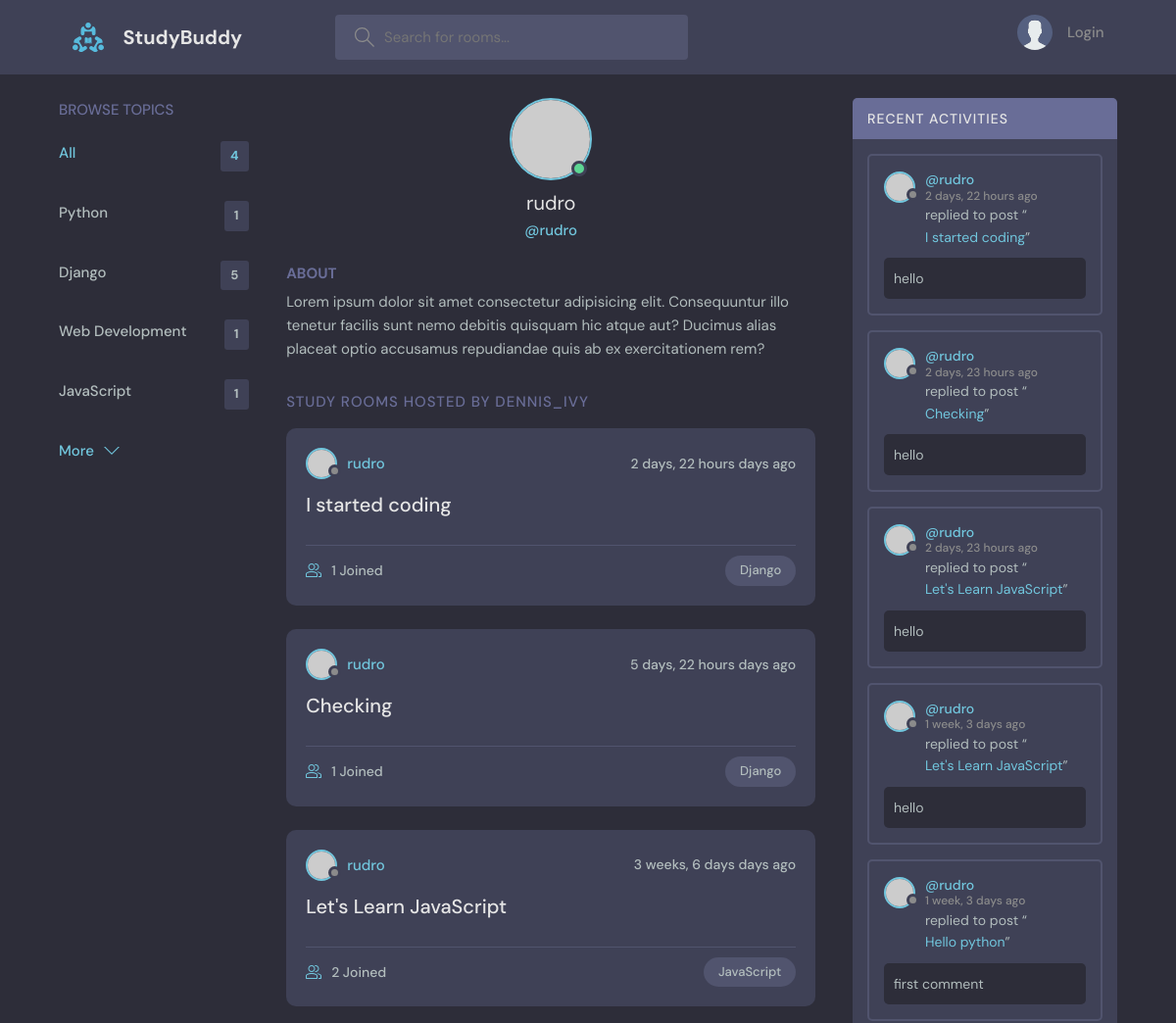
The app's page /profile/1/ (upper part), older data.
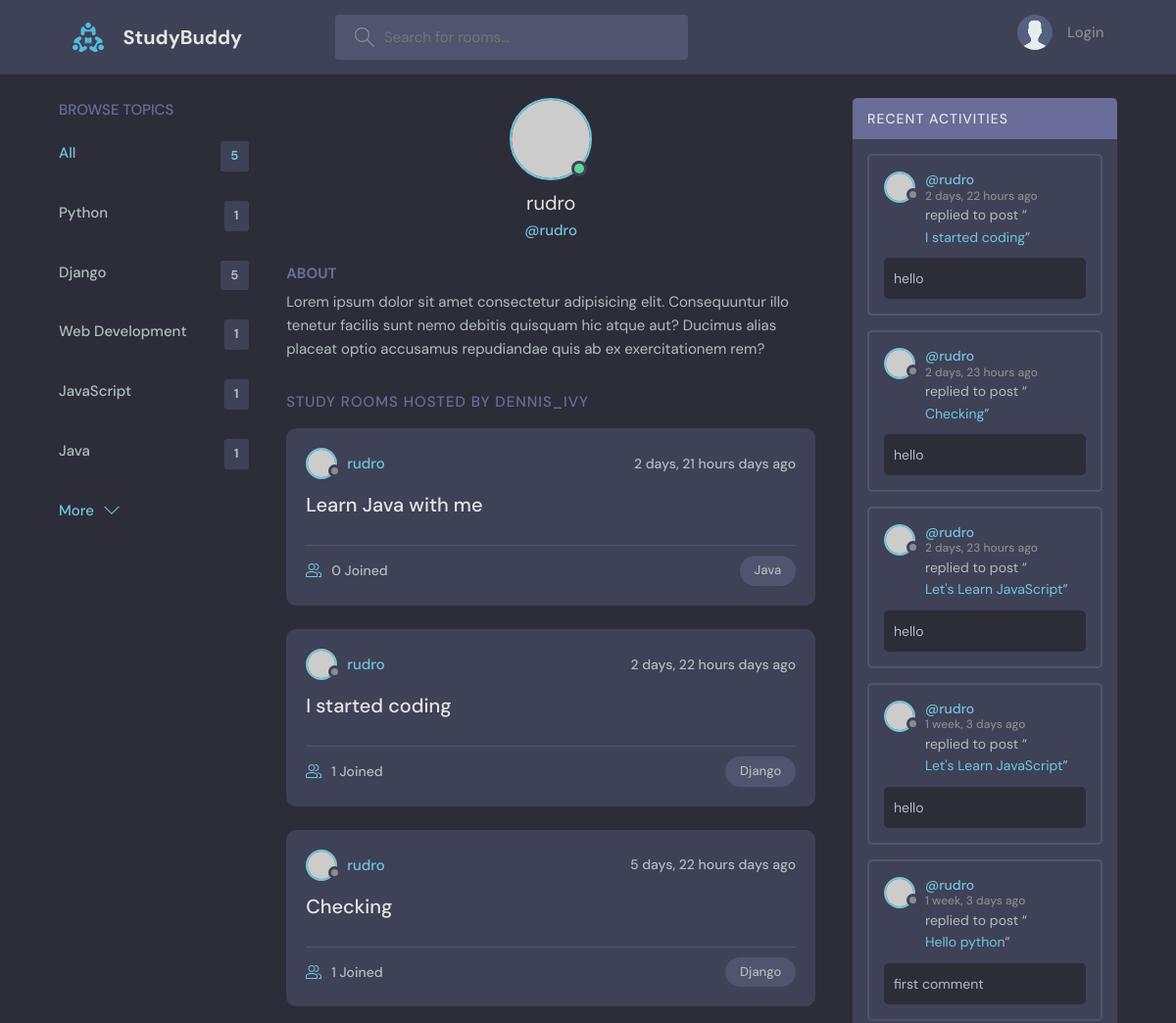
The same page, newer data.
### base/models.py (models this page shows, shortened)
class Topic(models.Model):
    name = models.CharField(max_length=200)

class Room(models.Model):
    host = models.ForeignKey(User, on_delete=models.SET_NULL, null=True)
    topic = models.ForeignKey(Topic, on_delete=models.SET_NULL, null=True)
    name =models.CharField(max_length=200)
    description = models.TextField(null=True, blank=True)
    participants = models.ManyToManyField(User, related_name='participants', blank=True)
    updated = models.DateTimeField(auto_now=True)
    created = models.DateTimeField(auto_now_add=True)
    class Meta:
        ordering = ['-updated', '-created']
    def __str__(self):
        return self.name

class Message(models.Model):
    user = models.ForeignKey(User, on_delete=models.CASCADE)
    room = models.ForeignKey(Room, on_delete=models.CASCADE)
    body = models.TextField()
    updated = models.DateTimeField(auto_now=True)
    created = models.DateTimeField(auto_now_add=True)
    class Meta:
        ordering = ['-updated', '-created']

### base/views.py (the view)
# urls.py: path('profile/<str:pk>/', views.userProfile, name='user-profile'),
def userProfile(request, pk):
     user = User.objects.get(id=pk)
     rooms = user.room_set.all()
     room_messages = user.message_set.all()
     topics = Topic.objects.all()
     context = {'user': user, 'rooms': rooms, 'room_messages': room_messages, 'topics': topics }
     return render(request, 'base/profile.html', context)

### base/templates/base/profile.html (shortened to what this page needs)
{% extends "main.html" %} {% block content %}
  <main class="profile-page layout layout--3">
    <div class="container">
     {%include "base/topics_component.html"%}
      <div class="roomList">
        <div class="profile">
          <div class="profile__avatar">
            <div class="avatar avatar--large active">
              <img src="https://randomuser.me/api/portraits/men/11.jpg" />
            </div>
          </div>
          <div class="profile__info">
            <h3>{{user.username}}</h3>
            <p>@{{user.username}}</p>
          </div>
          <div class="profile__about">
            <h3>About</h3>
            <p>
              Lorem ipsum dolor sit amet consectetur adipisicing elit. Consequuntur illo tenetur
              facilis sunt nemo debitis quisquam hic atque aut? Ducimus alias placeat optio
              accusamus repudiandae quis ab ex exercitationem rem?
            </p>
          </div>
        </div>
        <div class="roomList__header">
          <div>
            <h2>Study Rooms Hosted by dennis_ivy</a>
            </h2>
          </div>
        </div>
        {%include 'base/feed_component.html'%}
      </div>
     {%  include 'base/activity_component.html' %}
    </div>
  </main>
{% endblock content %}

### base/templates/base/topics_component.html
<div class="topics">
  <div class="topics__header">
    <h2>Browse Topics</h2>
  </div>
  <ul class="topics__list">
    <li>
      <a href="/" class="active">All <span>{{topics.count}}</span></a>
    </li>
    {% for topic in topics %}
    <li>
      <a href="{% url 'home' %}?q={{topic.name}}"
        >{{ topic.name }} <span>{{ topic.room_set.all.count }}</span></a
      >
    </li>
    {% endfor %}
  </ul>
  <a class="btn btn--link" href="topics.html">
    More
    <svg
      version="1.1"
      xmlns="http://www.w3.org/2000/svg"
      width="32"
      height="32"
      viewBox="0 0 32 32"
    >
      <title>chevron-down</title>
      <path d="M16 21l-13-13h-3l16 16 16-16h-3l-13 13z"></path>
    </svg>
  </a>
</div>

### base/templates/base/feed_component.html (shortened to what this page needs)
{%for room in rooms%}
<div class="roomListRoom">
  <div class="roomListRoom__header">
    <a href="{%url 'user-profile' room.host.id%}" class="roomListRoom__author">
      <div class="avatar avatar--small">
        <img src="https://randomuser.me/api/portraits/women/11.jpg" />
      </div>
      <span>{{room.host.username}}</span>
    </a>
    <div class="roomListRoom__actions">
      <span>{{room.created|timesince}} days ago</span>
    </div>
  </div>
  <div class="roomListRoom__content">
    <a href="{%url 'room' room.id %}">{{room.name}}</a>
  </div>
  <div class="roomListRoom__meta">
    <a href="{%url 'room' room.id %} " class="roomListRoom__joined">
      {{room.participants.all.count}} Joined
    </a>
    <p class="roomListRoom__topic">{{room.topic.name}}</p>
  </div>
</div>
{%endfor%}

### base/templates/base/activity_component.html (shortened to what this page needs)
<div class="activities">
  <div class="activities__header">
    <h2>Recent Activities</h2>
  </div>
  {% for message in room_messages %}
  <div class="activities__box">
    <div class="activities__boxHeader roomListRoom__header">
      <a
        href="{%url 'user-profile' message.user.id%}"
        class="roomListRoom__author"
      >
        <div class="avatar avatar--small">
          <img src="https://randomuser.me/api/portraits/women/11.jpg" />
        </div>
        <p>
          @{{message.user}}
          <span>{{message.created|timesince}} ago</span>
        </p>
      </a>
    </div>
    <div class="activities__boxContent">
      <p>
        replied to post “<a href="{%url 'room' message.room.id%}"
          >{{message.room}}</a
        >”
      </p>
      <div class="activities__boxRoomContent">{{ message.body }}</div>
    </div>
  </div>
  {% endfor %}
</div>

Row changes from the older to the newer data that the page shows:
no longer on this page (row unchanged): Room: host.username "rudro", created "3 weeks, 6 days", name "Let's Learn JavaScript", participants.all.count "2", topic.name "JavaScript"
added Topic: name "Java", room_set.all.count "1"
added Room: host.username "rudro", created "2 days, 21 hours", name "Learn Java with me", participants.all.count "0", topic.name "Java"
Text that changed along with them:
{{ topics.count }}: "4" → "5"
